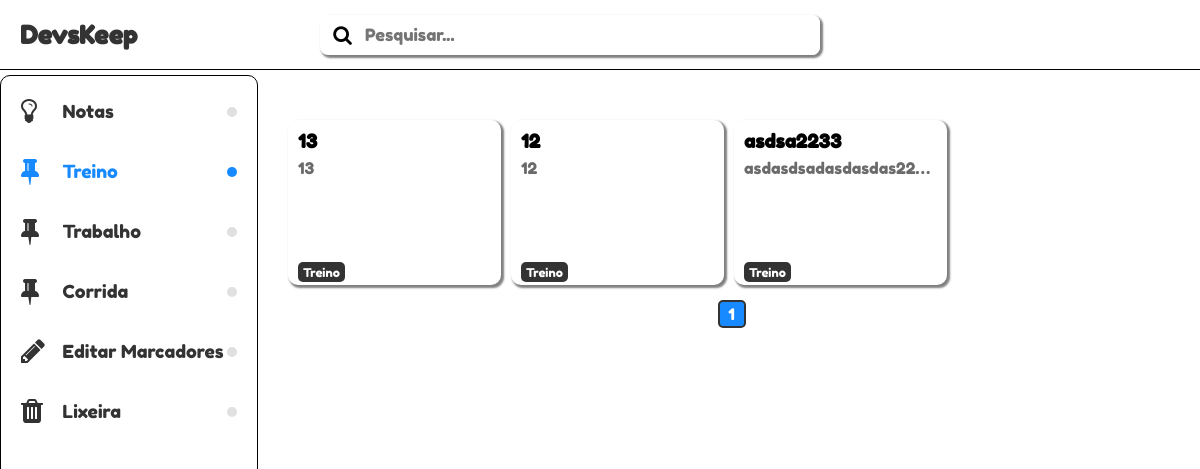
Screenshot of /marcador.php?mark=26 with the database file from the repository.
### tables this page shows
CREATE TABLE `marks` (
  `id` int(11) NOT NULL,
  `title` varchar(100) NOT NULL,
  `cor` varchar(11) DEFAULT '#333'
);

CREATE TABLE `notes` (
  `id` int(11) NOT NULL,
  `id_mark` int(11) DEFAULT NULL,
  `title` varchar(100) NOT NULL,
  `txt` text NOT NULL,
  `created_at` datetime NOT NULL,
  `cor` varchar(11) DEFAULT '#FFF',
  `status_trash` int(11) NOT NULL
);

### config.php (called while the page is built, shortened)
<?php
$base = '/devskeep';
$limit = 16;

### dao/NoteDaoMysql.php (called while the page is built, shortened)
<?php
require_once "dao/MarkDaoMysql.php";
class NoteDaoMysql implements NoteDAO {
    private $pdo;
    public function __construct(PDO $driver) {
        $this->pdo = $driver;
    }
    private function _noteObject($data) {
        $array = [];
        $markDao = new MarkDaoMysql($this->pdo);
        foreach($data as $item) {
            $note = new Note();
            $note->id = $item['id'];
            $note->title = $item['title'];
            $note->txt = $item['txt'];
            $note->id_mark = $item['id_mark'];
            $note->created_at = $item['created_at'];
            $note->cor = $item['cor'];
            if(!empty($note->id_mark)) {
                $note->title_mark = $markDao->getTitle($note->id_mark);
            }
            $array[] = $note;
        }
        return $array;
    }
    public function getNoteAll($offset, $limit) {
        $array = [];
        $sql = $this->pdo->prepare("SELECT * FROM notes WHERE status_trash = :trash
        ORDER BY id DESC
        LIMIT ".$offset.", ".$limit."");
        $sql->bindValue(':trash', 0);
        $sql->execute();
        if($sql->rowCount() > 0) {
            $data = $sql->fetchAll(PDO::FETCH_ASSOC);
            $array = $this->_noteObject($data);
        }
        return $array;
    }
    public function getNoteAllByMark($id_mark) {
        $array = [];
        $sql = $this->pdo->prepare("SELECT * FROM notes
        WHERE status_trash = :trash AND id_mark = :id_mark
        ORDER BY id DESC");
        $sql->bindValue(':trash', 0);
        $sql->bindValue(':id_mark', $id_mark);
        $sql->execute();
        if($sql->rowCount() > 0) {
            $data = $sql->fetchAll(PDO::FETCH_ASSOC);
            $array = $this->_noteObject($data);
        }
        return $array;
    }
    public function getCountNotesByMark($id_mark) {
        $sql = $this->pdo->prepare('SELECT count(*) as c FROM notes
        WHERE status_trash = :trash AND id_mark = :id_mark');
        $sql->bindValue(':id_mark', $id_mark);
        $sql->bindValue(':trash', 0);
        $sql->execute();
        if($sql->rowCount() > 0) {
            $data = $sql->fetch(PDO::FETCH_ASSOC);
            return $data['c'];
        }
    }
}

### dao/MarkDaoMysql.php (called while the page is built, shortened)
<?php
require_once "dao/NoteDaoMysql.php";
class MarkDaoMysql implements MarkDAO {
    private $pdo;
    public function __construct(PDO $driver) {
        $this->pdo = $driver;
    }
    public function getMarkAll() {
        $array = [];
        $sql = $this->pdo->query("SELECT * FROM marks");
        if($sql->rowCount() > 0) {
            $data = $sql->fetchAll(PDO::FETCH_ASSOC);
            foreach($data as $item) {
                $m  = new Mark();
                $m->id    = $item['id'];
                $m->title = $item['title'];
                $m->cor   = $item['cor'];
                $array[] = $m;
            }
        }
        return $array;
    }
    public function getTitle($id) {
        $sql = $this->pdo->prepare("SELECT title FROM marks WHERE id = :id");
        $sql->bindValue(":id", $id);
        $sql->execute();
        if($sql->rowCount() > 0) {
            $data = $sql->fetch(PDO::FETCH_ASSOC);
            return $data['title'];
        }
    }
}

### marcador.php (the view, shortened to what this page needs)
<?php
require_once 'config.php';
require_once 'dao/NoteDaoMysql.php';
require_once 'dao/MarkDaoMysql.php';
$noteDao = new NoteDaoMysql($pdo);
$markDao = new MarkDaoMysql($pdo);
$total = $noteDao->getCountNotesByMark($_GET['mark']);
$paginas = ceil($total/$limit);
$paginaAtual = 1;
$offset = ($paginaAtual*$limit) - $limit;
$notes = $noteDao->getNoteAll($offset, $limit);
if(isset($_GET['mark']) && !empty($_GET['mark'])) {
    if($markDao->existsMark($_GET['mark'])) {
        $notes = $noteDao->getNoteAllByMark($_GET['mark']);
        $action = $_GET['mark'];
    } else {
        header('Location: '.$base);
    }
}  else {
    header('Location: '.$base);
}
$marks = $markDao->getMarkAll();
require_once 'partials/header.php';
require_once 'partials/menu-aside.php';
?>
<div class="keep--area">
    <section class="section-mark">
        <?php if(!empty($notes)): ?>
            <?php foreach($notes as $item): ?>
                <div class="box-note" data-id="<?=$item->id;?>" data-id-mark="<?=(!empty($item->id_mark))?$item->id_mark:'default';?>">
                    <h3><?=$item->title;?></h3>
                    <p class="box-note-txt"><?=$item->txt;?></p>
                    <div class="marcadores">
                        <?php if(!empty($item->title_mark)):?>
                            <div class="marcador">
                                <?=$item->title_mark;?>
                            </div>
                        <?php endif; ?>
                    </div>
                </div>
            <?php endforeach;?>
        <?php endif; ?>
    </section>
    <div class="links-pages">
        <?php for($q=1;$q<=$paginas;$q++): ?>
            <?php if($paginaAtual == $q): ?>
                <a class='button-pages-hover' href="<?=$base;?>/marcador.php?mark=<?=$_GET['mark'];?>&p=<?=$q;?>"><?=$q;?></a>
            <?php else: ?>
                <a class='button-pages' href="<?=$base;?>/marcador.php?mark=<?=$_GET['mark'];?>&p=<?=$q;?>"><?=$q;?></a>
            <?php endif; ?>
        <?php endfor; ?>
    </div>
</div>
</div>
<?php
require_once "partials/footer.php";

### partials/header.php (shortened to what this page needs)
<!DOCTYPE html>
<html>
<head>
    <link rel="stylesheet" href="<?=$base;?>/assets/css/style.css" />
    <link rel="stylesheet" href="https://stackpath.bootstrapcdn.com/font-awesome/4.7.0/css/font-awesome.min.css"
>
</head>
<body>
    <header>
        <div class="logo">
            <a href="<?=$base;?>">
                DevsKeep
            </a>
        </div>
        <form class='input-search' method="GET" action="<?=$base;?>">
            <button class="search-img"><i class="fa fa-search" aria-hidden="true"></i></button>
            <input type="text" name="search" class="search-campo" placeholder="Pesquisar..." />
        </form>
    </header>

### partials/menu-aside.php (shortened to what this page needs)
<div class="container">
    <aside>
        <ul>
            <li class="<?=($action == 'home')?'action':''?>">
                <a href="<?=$base;?>">
                    <div class="icon">
                        <i class="fa fa-lightbulb-o" aria-hidden="true"></i>                            <i class="fa fa-lightbulb-o" aria-hidden="true"></i>
                    </div>
                    <div class="name"><span data-text="Notas">Notas</span></div>
                </a>
            </li>
            <?php if($marks): ?>
                <?php foreach($marks as $item): ?>
                    <li class="<?=($action == $item->id)?'action':''?>">
                        <a href="<?=$base;?>/marcador.php?mark=<?=$item->id;?>">
                            <div class="icon">
                                <i class="fa fa-thumb-tack" aria-hidden="true"></i>
                            </div>
                            <div class="name"><span data-text="<?=$item->title;?>"><?=$item->title;?></span></div>
                        </a>
                    </li>
                <?php endforeach; ?>
            <?php endif; ?>
            <li>
            <a href="" id="edit-mark">
                <div class="icon">
                    <i class="fa fa-pencil" aria-hidden="true"></i>
                </div>
                <div class="name"><span data-text="Editar Marcadores">Editar Marcadores</span></div>
            </a>
        </li>
        <li class="<?=($action == 'trash')?'action':''?>">
            <a href="<?=$base;?>/trash.php">
                <div class="icon">
                    <i class="fa fa-trash" aria-hidden="true"></i>
                </div>
                <div class="name"><span data-text="Lixeira">Lixeira</span></div>
            </a>
        </li>
    </ul>
</aside>

### partials/footer.php (shortened to what this page needs)
</body>
</html>

### assets/css/style.css (style rules this page uses)
* { margin: 0; padding: 0; box-sizing: border-box; font-family: 'Fredoka One', cursive; }
body { width: 100%; margin: auto; }
header { width: 100%; max-width: 1280px; margin: auto; height: 70px; display: flex; align-items: center; border-bottom: 1px solid #000; padding: 0 20px; }
header .logo { width: 300px; }
header .logo a { text-decoration: none; color: #333; font-size: 25px; font-weight: bold; }
header .input-search { display: flex; background-color: inherit; box-shadow: 2px 2px 2px 1px grey; border-radius: 8px; transition: all 0.3s linear; height: 40px; width: 500px; align-items: center; padding-left: 5px; overflow: hidden; }
.input-search .search-img { cursor: pointer; width: 35px; height: 35px; display: flex; justify-content: center; align-items: center; border-radius: 20px; margin-right: 5px; border: none; background-color: inherit; outline: 0; }
.input-search .search-img i { font-size: 20px; }
.input-search input { border: none; flex: 1; height: inherit; outline: none; font-size: 17px; }
.container { max-width: 1280px; width: 100%; margin: auto; display: flex; }
aside { height: calc(100vh - 75px); width: 330px; margin-top: 5px; border: 1px solid #000; border-radius: 10px; padding-left: 10px; padding-top: 5px; }
aside ul { display: flex; flex-direction: column; }
aside ul li { position: relative; list-style: none; }
aside ul li::before { content: ''; position: absolute; top: 26px; right: 20px; width: 10px; height: 10px; background: #e0e0e0; border-radius: 50%; transition: 0.5s; }
aside ul li a { text-decoration: none; display: flex; }
aside ul li a .icon { width: 40px; height: 40px; margin: 10px; font-size: 28px; overflow: hidden; }
aside ul li a .icon .fa { width: 100%; height: 100%; line-height: 40px; color: #333; transition: 0.5s; }
aside ul li a .name { position: relative; top: 20px; height: 20px; width: 100%; display: block; overflow: hidden; }
aside ul li a .name span { display: block; position: relative; color: #333; font-weight: 500; font-size: 18px; line-height: 20px; transition: 0.5s; }
aside ul li a .name span::before { content: attr(data-text); position: absolute; top: -100%; left: 0; width: 100%; height: 100%; color: #188aff; }
aside ul .action a .icon .fa { color: #188aff; }
aside ul .action a .name span { color: #188aff; }
aside ul .action::before { background: #188aff; }
.keep--area { width: 100%; height: 100%; padding: 20px 30px; display: flex; justify-content: center; flex-direction: column; align-items: center; }
section { width: 100%; flex: 1; display: grid; grid-template-columns: repeat(4, 1fr); grid-gap: 10px }
.section-trash, .section-mark { margin-top: 30px; }
.box-note { height: 165px; box-shadow: 2px 2px 2px 1px grey; border-radius: 10px; padding: 10px; transition: 0.2s; position: relative; overflow: hidden; cursor: pointer; display: flex; flex-direction: column; width: 100%; }
.box-note h3 { width: 100%; height: 20px; overflow: hidden; text-overflow: ellipsis; white-space: nowrap; }
.box-note .box-note-txt { width: 100%; height: 80px; padding-top: 3px; padding-bottom: 3px; color: #6b6b6b; height: 100px; margin-top: 5px; overflow: hidden; text-overflow: ellipsis; }
.box-note .marcadores { height: 20px; display: flex; justify-content: flex-start; flex-wrap: wrap; font-size: 12px; flex:1; position: absolute; bottom: 3px; left: 10px; }
.box-note .marcadores .marcador { margin-bottom: 3px; margin-right: 3px; background-color: #333; display: flex; align-items: center; color: #fff; border-radius: 5px; height: 20px; padding: 0 5px; }
.links-pages { margin-top: 15px; display: flex; }
.links-pages .button-pages-hover, .links-pages .button-pages { width: 28px; height: 28px; border: 2px solid #333; text-decoration: none; border-radius: 5px; display: flex; justify-content: center; align-items: center; margin-left: 5px; color: #333; }
.links-pages .button-pages-hover { color: #fff; background-color: #188aff; }

### rows the page displays
marks: title "Treino"
marks: title "Trabalho"
marks: title "Corrida"
notes: title "13", txt "13", id_mark.title "Treino"
notes: title "12", txt "12", id_mark.title "Treino"
notes: title "asdsa2233", txt "asdasdsadasdasdas22…", id_mark.title "Treino"
